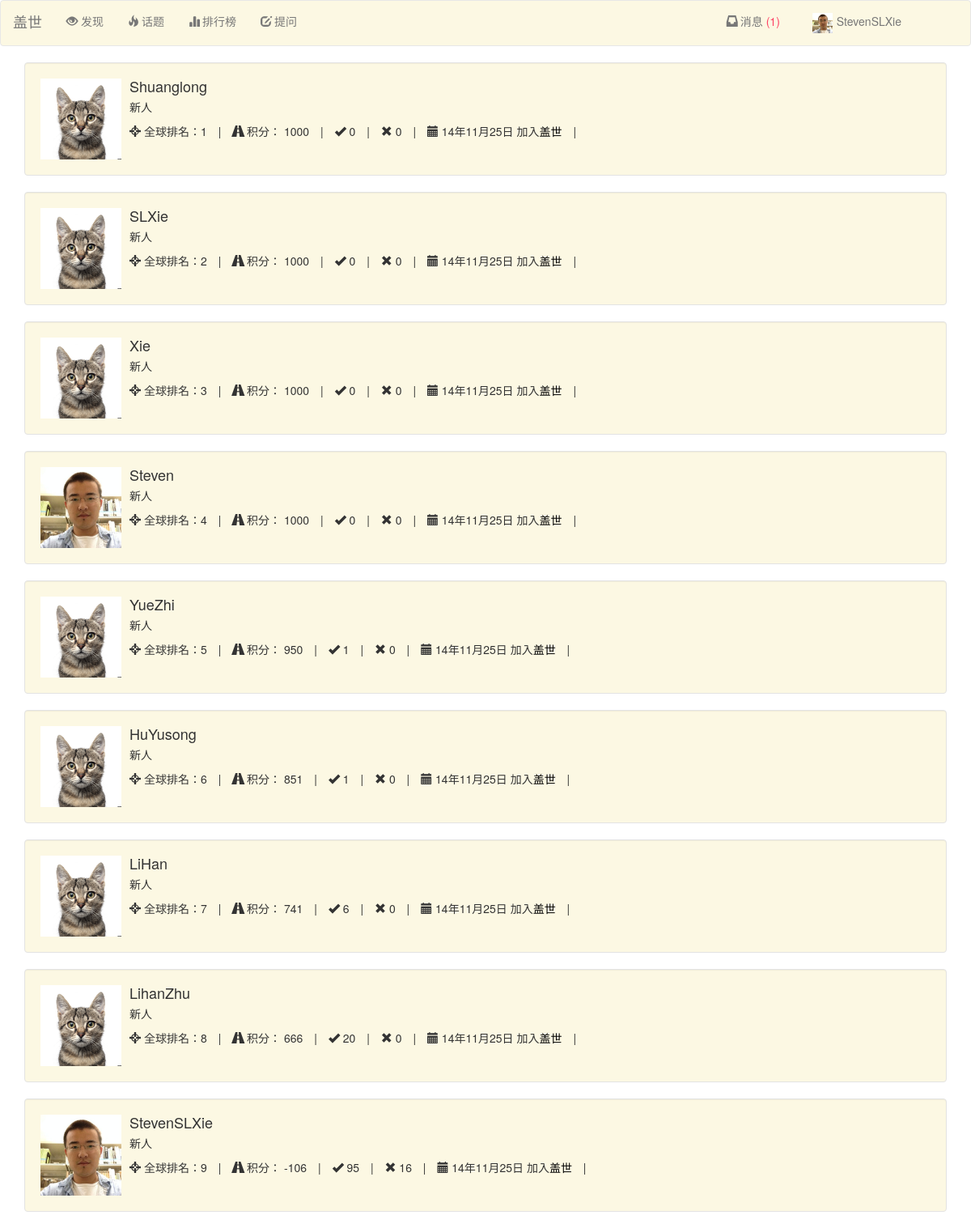
/leaderboard (signed in), run on an earlier commit of the app's database.
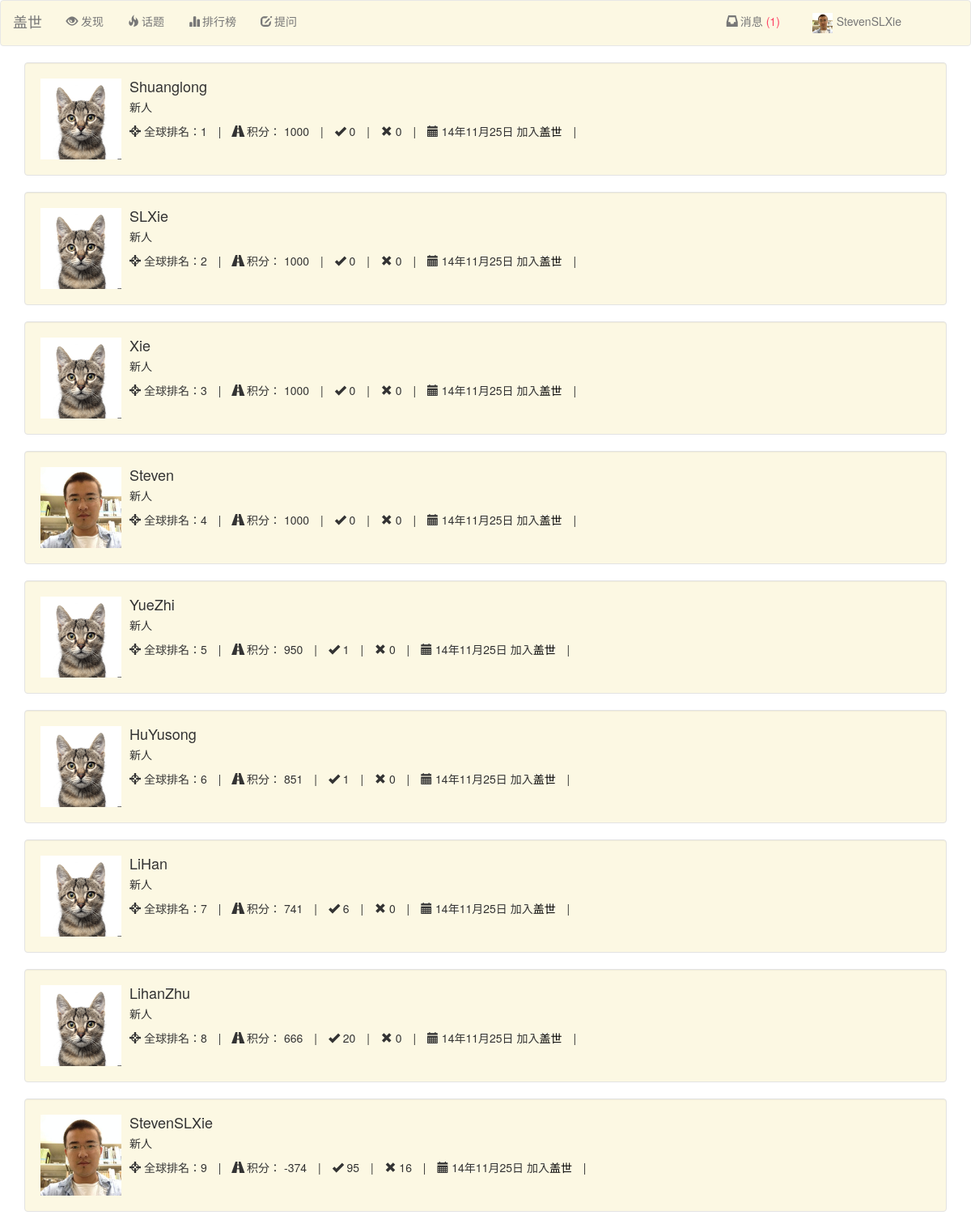
And on a later commit of the database.
### Guess/models.py (models this page shows)
class Person(models.Model):
	user = models.OneToOneField(User)
	point = models.IntegerField(default=1000)
	photo = models.FileField(upload_to='%Y/%m/%d/', default= 'cat.jpg')
	expertise = models.ManyToManyField(PersonTag)
	win = models.IntegerField(default=0)
	lose = models.IntegerField(default=0)
	game = models.IntegerField(default=0)
	rank = models.IntegerField(default=0)
	joined = models.DateTimeField(default=datetime.datetime.now())
	title = models.CharField(max_length=30, default="新人")
	class Meta:
		ordering = ('point', 'win',)

### Guess/views.py (the view)
# urls.py: url(r'^leaderboard$', 'Guess.views.leaderboard', name='leaderboard'),
def leaderboard(request):
	if not request.user.is_authenticated():
		return redirect(reverse('login'))
	cur_person = Person.objects.get(user=request.user)
	persons = Person.objects.all().order_by('rank','-point','-win')
	para = {}
	para['persons'] = persons
	para = encap_para(para, cur_person)
	return render(request,'leaderboard.html',para)

### Guess/views.py (called while the page is built)
def find_unread(person):
	return person.message_set.filter(read=False)

def encap_para(para, person):
	messages = find_unread(person)
	para['messages'] = messages
	para['person'] = person
	return para

### Guess/templates/leaderboard.html (shortened to what this page needs)
{% load bootstrap3 %}
{% include "nav_bar.html" %}
<link rel="stylesheet" href="http://cdnjs.cloudflare.com/ajax/libs/font-awesome/4.1.0/css/font-awesome.min.css"/>
{% for person in persons %}
<div class="container">
  <div class="well well-frame-c">
      <div class="media">
      	<a class="pull-left" href="#">
            		<img class="media-object" src="/static/images/{{ person.photo.url }}" height="100" width="100">
  		</a>
  		<div class="media-body">
            <h4 class="media-heading">{{ person.user }}</h4>
             <p>{{ person.title }}</p>
          <ul class="list-inline list-unstyled">
            <li><span><i class="glyphicon glyphicon-screenshot"></i> 全球排名：{{ person.rank }} </span></li>
            <li>|</li>
            <li><span><i class="glyphicon glyphicon-road"></i> 积分： {{ person.point }}</span></li>
            <li>|</li>
            <li><span><i class="glyphicon glyphicon-ok"></i> {{ person.win }}</span></li>
            <li>|</li>
            <li><span><i class="glyphicon glyphicon-remove"></i> {{ person.lose }}</span></li>
            <li>|</li>
            <li><span><i class="glyphicon glyphicon-calendar"></i> {{ person.joined | date:"y年m月d日" }} 加入<a href="{% url 'home' %}" style="color: #000000;">盖世</a> </span></li>
            <li>|</li>
			</ul>
       </div>
    </div>
  </div>
</div>
{% endfor %}

### Guess/templates/nav_bar.html (shortened to what this page needs)
<head>
    <link href='static/bootstrap/css/bootstrap.min.css' rel='stylesheet'>
</head>
<nav class="navbar navbar-default nav-frame-c" role="navigation">
  <div class="container-fluid">
    <div class="navbar-header">
      <a class="navbar-brand" href="{% url 'home' %}">盖世</a>
    </div>
    <div class="collapse navbar-collapse" id="bs-example-navbar-collapse-1">
      <ul class="nav navbar-nav">
        <li><a href="{% url 'home' %}"><i class="glyphicon glyphicon-eye-open"></i> 发现</a></li>
        <li id="tag_list" class="dropdown">
            <a id="tags" href="" class="dropdown-toggle" data-toggle="dropdown"><i class="glyphicon glyphicon-fire" style="margin-right: 3px;"></i>话题</a>
        </li>
        <li><a href="{% url 'leaderboard' %}"><i class="glyphicon glyphicon-stats" style="margin-right: 3px;"></i>排行榜</a></li>
        <li><a href="{% url 'proposal' %}"><i class="glyphicon glyphicon-edit" style="margin-right: 3px;"></i>提问</a></li>
      </ul>
      <ul class="nav navbar-nav navbar-right" style="margin-right: 40px;">
        <li id="notify_list" class="dropdown" style="margin-right: 10px;">
            {% if not messages|length %}
            <a id="notifications" href="#" class="dropdown-toggle" data-toggle="dropdown"><i class="glyphicon glyphicon-inbox" style="margin-right: 3px;"></i>消息</a>
            {% else %}
            <a id="notifications" href="#" class="dropdown-toggle" data-toggle="dropdown"><i class="glyphicon glyphicon-inbox" style="margin-right: 3px;"></i>消息<span class="unread"> ({{ messages|length }})</span></a>
            {% endif %}
        </li>
        <li id='dropdown_list' class="dropdown">
          <a id="account_dropdown" href="#" class="dropdown-toggle" data-toggle="dropdown"> <img src="/static/images/{{ person.photo.url }} " style="width: 25px; height: 25px; margin-right: 5px; margin-bottom: 0px;margin-top: 0px;"/>{{ person.user.username }}</a>
        </li>
      </ul>
    </div>
  </div>
</nav>

### Guess/templates/nav_bar.html (style rules this page uses)
.nav-frame-c { background: rgba(252,248,227,1); }
.unread { color: rgba(254,67,101,1); }

### Guess/templates/leaderboard.html (style rules this page uses)
.well-frame-c { background: rgba(252,248,227,1); }

What changed in the data, as far as the page shows it:
changed Person "StevenSLXie": point "-106" → "-374"
